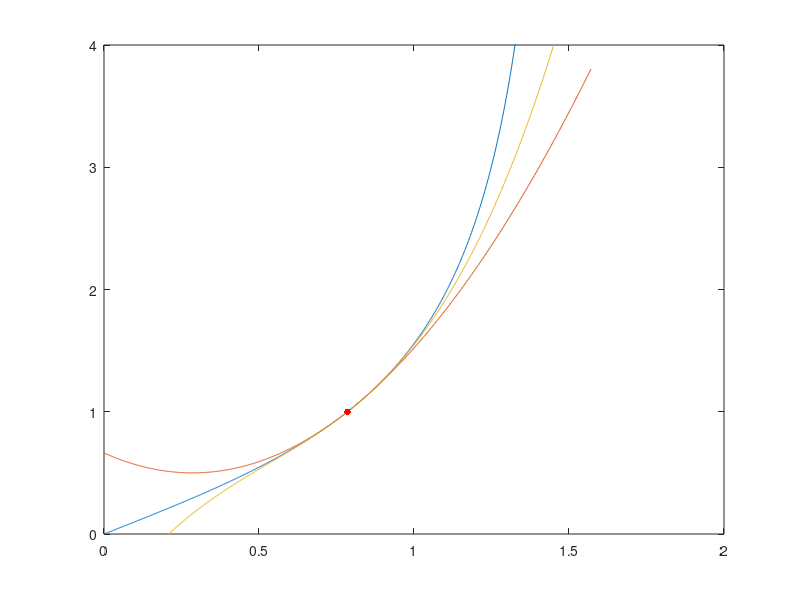

MATLAB code for this plot:
% Taylor polynomial for tan(x) around x=pi/4
close all;
x = linspace(0, pi/2, 1000);
y = tan(x);
plot(x, y);
hold on;

P2 = 1 + 2*(x-pi/4) + 2 * (x-pi/4).^2;
plot(x, P2);

P3 = P2 + (8/3)*(x-pi/4).^3;
plot(x, P3);

plot(pi/4, tan(pi/4), '.r', 'markersize', 15);
ylim([0, 4]);
